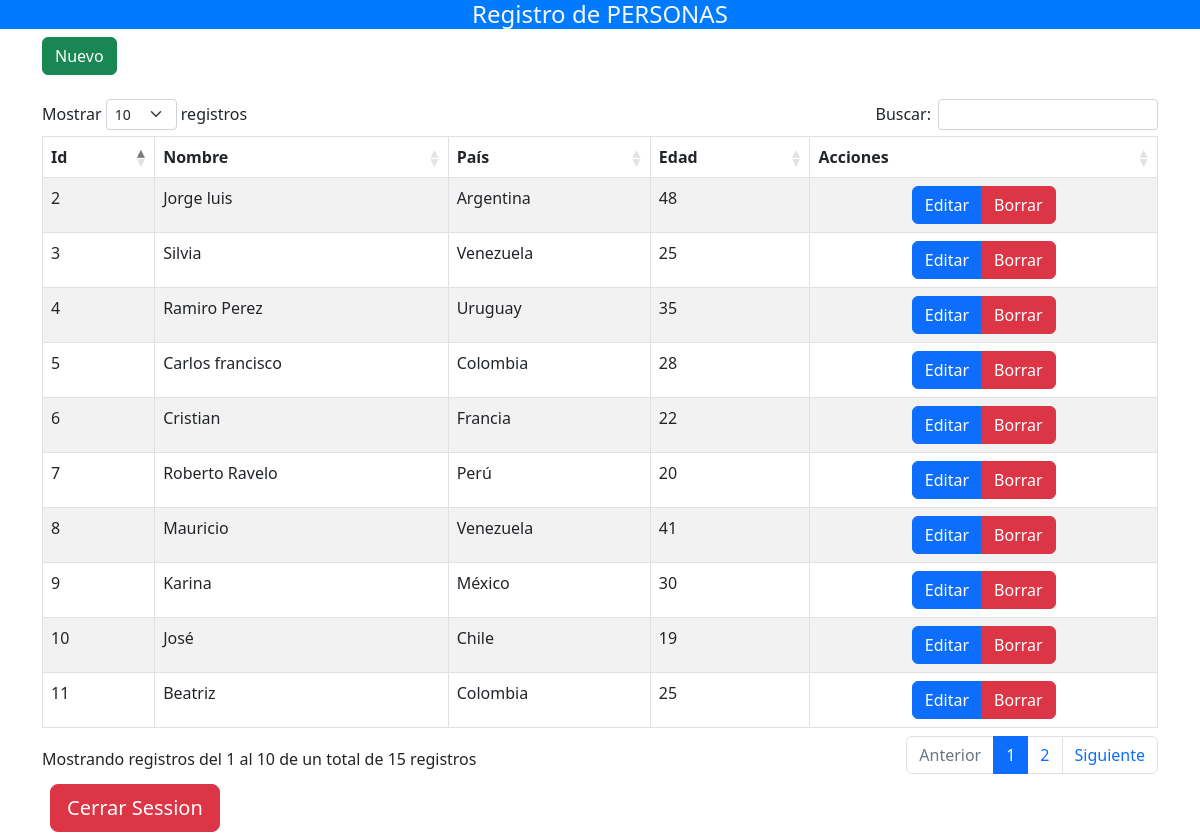
The app's page /vistas/crud.php with its own data.
### tables this page shows
CREATE TABLE `personas` (
  `id` int(11) NOT NULL,
  `nombre` varchar(50) NOT NULL,
  `pais` varchar(50) NOT NULL,
  `edad` int(11) NOT NULL
);

### db/conexion.php (called while the page is built, shortened)
<?php
class ApptivaDB{
private $host ="localhost";
private $usuario="root";
private $clave ="";
private $db ="login";
public $conexion;
public function __construct(){
$this->conexion = new mysqli($this->host, $this->usuario, $this->clave,$this->db) or die(mysql_error());
$this->conexion->set_charset("utf8");
}
    public function buscar($tabla, $condicion){
    $resultado = $this->conexion->query("SELECT * FROM $tabla WHERE $condicion") or die($this->conexion->error);
    if($resultado)
    return $resultado->fetch_all(MYSQLI_ASSOC);
    return false;
    }
    }
    ?>

### vistas/crud.php (the view, shortened to what this page needs)
<?php
include "../db/conexion.php";
$user=new ApptivaDB();
$u=$user->Buscar("personas","1");
?>
<!doctype html>
<html>
<head>
        <link rel="stylesheet" href="../bootstrap/css/bootstrap.min.css">
        <link rel="stylesheet" href="crudestilos.css">
        <link rel="stylesheet" href="../plugins/sweetalert2/sweetalert2.min.css">
        <link rel="stylesheet" href="../datatables/DataTables-1.12.1/css/dataTables.bootstrap5.min.css">
        <link rel="stylesheet" href="../datatables/datatables.min.css">
</head>
<body>
<header>
         <h4 class="text-center text-light">Registro de PERSONAS</h4>
     </header>
    <div class="container">
        <div class="row">
            <div class="col-lg-12">
            <button id="btnNuevo" type="button" class="btn btn-success" data-bs-toggle="modal" data-bs-target="#modalCRUD">Nuevo</button>
            </div>
        </div>
    </div>
    <br>
    <div class="container">
        <div class="row">
                <div class="col-lg-12">
                    <div class="table-responsive">
                        <table id="tablaPersonas" class="table table-striped table-bordered table-condensed" style="width:100%">
                        <thead class="text-center">
                            <tr>
                                <th>Id</th>
                                <th>Nombre</th>
                                <th>País</th>
                                <th>Edad</th>
                                <th>Acciones</th>
                            </tr>
                        </thead>
                        <tbody>
                            <?php
                            foreach($u as $dat) {
                            ?>
                            <tr>
                                <td><?php echo $dat['id'] ?></td>
                                <td><?php echo $dat['nombre'] ?></td>
                                <td><?php echo $dat['pais'] ?></td>
                                <td><?php echo $dat['edad'] ?></td>
                                <td></td>
                            </tr>
                            <?php
                                }
                            ?>
                        </tbody>
                       </table>
                    </div>
                </div>
        </div>
    </div>
    <div class="container">
        <div class="row">
            <div class="col-lg-12">
            <a class="btn btn-danger btn-lg m-2" href="../db/logout.php" roles="button">Cerrar Session</a>
            </div>
        </div>
    </div>
</body>
</html>

### vistas/crudestilos.css (style rules this page uses)
header { background:#007bff; }

### records on screen
personas: id "2", nombre "Jorge luis", pais "Argentina", edad "48"
personas: id "3", nombre "Silvia", pais "Venezuela", edad "25"
personas: id "4", nombre "Ramiro Perez", pais "Uruguay", edad "35"
personas: id "5", nombre "Carlos francisco", pais "Colombia", edad "28"
personas: id "6", nombre "Cristian", pais "Francia", edad "22"
personas: id "7", nombre "Roberto Ravelo", pais "Perú", edad "20"
personas: id "8", nombre "Mauricio", pais "Venezuela", edad "41"
personas: id "9", nombre "Karina", pais "México", edad "30"
personas: id "10", nombre "José", pais "Chile", edad "19"
personas: id "11", nombre "Beatriz", pais "Colombia", edad "25"
